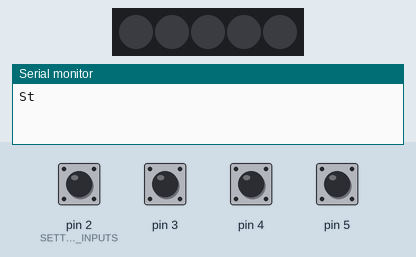
Simulated run of this sketch. Board: Arduino Uno, built with avr-gcc and run on an emulated ATmega328P. On the bench: 5 RGB LEDs in strip order, left to right, the last lines printed to the serial monitor. Inputs (shaded band) come from the test bench; at power-on: pin 2 (SETTING_UP_INPUTS), pin 3–5 HIGH. The local clock reads 2024-03-15 10:24:30 at power-on unless the sketch sets it; random numbers use the default seed unless the sketch sets one.

Above: at 1.2 s.
1.3 s: pin 2 (SETTING_UP_INPUTS) pulled LOW for 0.15 s
At 2.2 s:
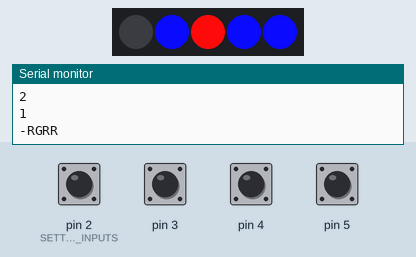
2.9 s: pin 2 (SETTING_UP_INPUTS) pulled LOW for 1 s
At 4.7 s:
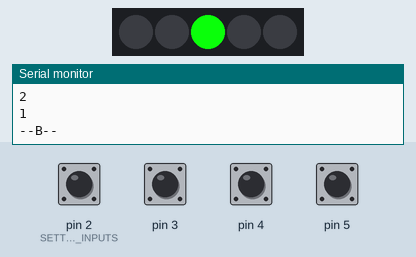
5.4 s: pin 2 (SETTING_UP_INPUTS) pulled LOW for 0.15 s
At 6.5 s:
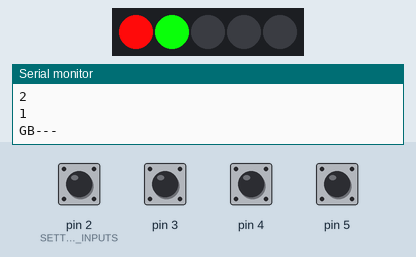
7.0 s: pin 2 (SETTING_UP_INPUTS) pulled LOW for 0.15 s
At 7.7 s:
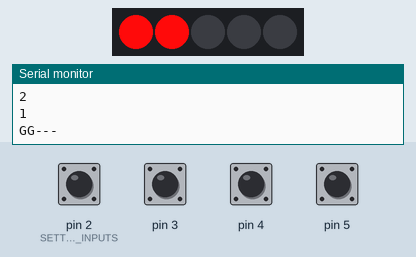
8.6 s: pin 2 (SETTING_UP_INPUTS) pulled LOW for 1 s
At 10.2 s:
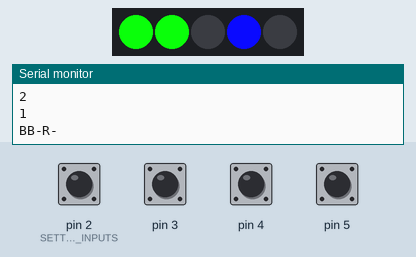
11.1 s: pin 2 (SETTING_UP_INPUTS) pulsed LOW 5 times (0.12 s each, 0.3 s apart)
At 11.97 s:
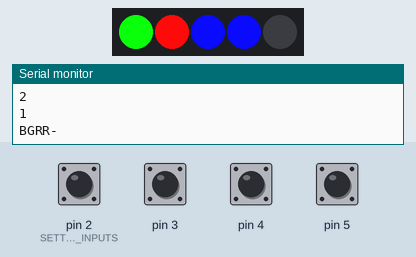
Timing chart, 0 to 14.1 s (numbered marks = the images above; inputs shaded):
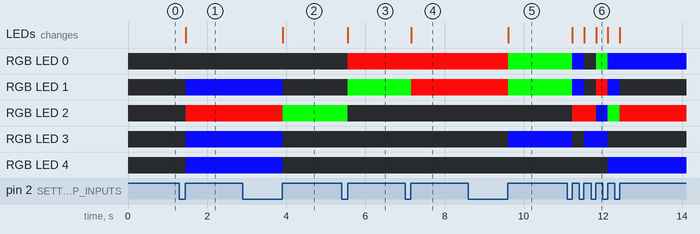

Measured:
- after the input at 1.3 s, RGB LED 1, RGB LED 3, RGB LED 4: off → RGB(10, 10, 255) after 0.16 s; RGB LED 2: off → RGB(255, 10, 10) after 0.16 s; the LEDs: change after 0.16 s (image 1)
- after the input at 2.9 s, RGB LED 1, RGB LED 3, RGB LED 4: RGB(10, 10, 255) → off after 1.0 s; RGB LED 2: RGB(255, 10, 10) → RGB(10, 255, 10) after 1.0 s; the LEDs: change after 1.0 s (image 2)
- after the input at 5.4 s, RGB LED 0: off → RGB(255, 10, 10) after 0.16 s; RGB LED 1: off → RGB(10, 255, 10) after 0.16 s; RGB LED 2: RGB(10, 255, 10) → off after 0.16 s; the LEDs: change after 0.16 s (image 3)
- after the input at 7.0 s, RGB LED 1: RGB(10, 255, 10) → RGB(255, 10, 10) after 0.16 s; the LEDs: change after 0.16 s (image 4)
- after the input at 8.6 s, RGB LED 0, RGB LED 1: RGB(255, 10, 10) → RGB(10, 255, 10) after 1.0 s; RGB LED 3: off → RGB(10, 10, 255) after 1.0 s; the LEDs: change after 1.0 s (image 5)
- after the input at 11.1 s, RGB LED 0: RGB(10, 255, 10) → RGB(10, 10, 255) after 0.13 s, → off 0.30 s later, → RGB(10, 255, 10) 0.30 s later, → RGB(10, 10, 255) 0.30 s later; RGB LED 1: RGB(10, 255, 10) → RGB(10, 10, 255) after 0.13 s, → off 0.30 s later, → RGB(255, 10, 10) 0.30 s later, → RGB(10, 10, 255) 0.30 s later, … (5 changes in this stretch)

The sketch:

FIBONACCI_CLOCK_.ino
```cpp
#include <Wire.h>
#include "RTClib.h"
#include <Adafruit_NeoPixel.h>

#define PIN 6
Adafruit_NeoPixel pixels = Adafruit_NeoPixel(5, PIN, NEO_GRB + NEO_KHZ800);

RTC_DS1307 rtc;

////////////////////////////////////////////////////////////////////////////////////////////////////////////

unsigned long lastTime ;                           // MAIN CLOCK WORKS

int lastButtonState2 ;                             // HOURS UPDATE BUTTON
int buttonState2 ;

int lastButtonState3 ;                             // MINUTES UPDATE BUTTON
int buttonState3 ;

int lastButtonState4 ;                             // ACTIVATION UPDATE BUTTON
int buttonState4 ;
int reading ;
int activationState ;
unsigned long lastDebounceTime ;

int lastButtonState5 ;                             // PALLETE UPDATE BUTTON
int buttonState5 ;
int palleteChoice ;

//////////////////////////////////////PALLETE/CHOICES/////////////////////////////////////////////////////////

uint32_t colors[10][3] =
{
  {
    // #1 RGB
    pixels.Color(255, 10, 10), // hours
    pixels.Color(10, 255, 10), // minutes
    pixels.Color(10, 10, 255) // both;
  },
  {
    // #2 Mondrian
    pixels.Color(255, 10, 10), // hours
    pixels.Color(248, 222, 0), // minutes
    pixels.Color(10, 10, 255) // both;
  },
  {
    // #3 Basbrun
    pixels.Color(80, 40, 0), // hours
    pixels.Color(20, 200, 20), // minutes
    pixels.Color(255, 100, 10) // both;
  },
  {
    // #4 80's
    pixels.Color(245, 100, 201), // hours
    pixels.Color(114, 247, 54), // minutes
    pixels.Color(113, 235, 219) // both;
  }
  ,
  {
    // #5 Pastel
    pixels.Color(255, 123, 123), // hours
    pixels.Color(143, 255, 112), // minutes
    pixels.Color(120, 120, 255) // both;
  }
  ,
  {
    // #6 Modern
    pixels.Color(212, 49, 45), // hours
    pixels.Color(145, 210, 49), // minutes
    pixels.Color(141, 95, 224) // both;
  }
  ,
  {
    // #7 Cold
    pixels.Color(209, 62, 200), // hours
    pixels.Color(69, 232, 224), // minutes
    pixels.Color(80, 70, 202) // both;
  }
  ,
  {
    // #8 Warm
    pixels.Color(237, 20, 20), // hours
    pixels.Color(246, 243, 54), // minutes
    pixels.Color(255, 126, 21) // both;
  }
  ,
  {
    //#9 Earth
    pixels.Color(70, 35, 0), // hours
    pixels.Color(70, 122, 10), // minutes
    pixels.Color(200, 182, 0) // both;
  }
  ,
  {
    // #10 Dark
    pixels.Color(211, 34, 34), // hours
    pixels.Color(80, 151, 78), // minutes
    pixels.Color(16, 24, 149) // both;
  }
};

//////////////////////////////////////BASIC/SETUP////////////////////////////////////////////////////////////

void setup() {

  pinMode(2, INPUT);                                // SETTING UP INPUTS
  pinMode(3, INPUT);
  pinMode(4, INPUT);
  pinMode(5, INPUT);

  Serial.begin(57600);                              // SERIAL FOR DEBUGGING
  Serial.println("Starting");

  Serial.begin(57600);

  if (! rtc.begin()) {
    Serial.println("Couldn't find RTC");
    while (1);
  }

  pixels.begin();
  pixels.show();                                    // INITIALIZING ALL PIXELS TO 'OFF'

  rtc.adjust(DateTime(F(__DATE__), F(__TIME__)));   // UPDATES TIME ACCORDING TO COMPUTERS TIME

 }

////////////////////////////////////////MAIN/CLOCK/WORKS///////////////////////////////////////////////////////////////
String Set(int digit, int type) {

  String ret ;

  if (digit == 1) {
    switch (random(1, 3)) {
      case 1 :
        ret =  "B----" ;
        break ;
      case 2:
        ret = "-B---" ;
        break ;
    }
  }

  if (digit == 2) {
    switch (random(1, 3)) {
      case 1 :
        ret =  "BB---" ;
        break ;
      case 2:
        ret = "--B--" ;
        break ;
    }
  }

  if (digit == 3) {
    switch (random(1, 4)) {
      case 1 :
        ret =  "B-B--" ;
        break ;
      case 2:
        ret = "-BB--" ;
        break ;
      case 3:
        ret = "---B-" ;
        break ;
    }
  }

  if (digit == 4) {
    switch (random(1, 4)) {
      case 1 :
        ret =  "BBB--" ;
        break ;
      case 2:
        ret = "B--B-" ;
        break ;
      case 3:
        ret = "-B-B-" ;
        break ;
    }
  }

  if (digit == 5) {
    switch (random(1, 4)) {
      case 1 :
        ret =  "--BB-" ;
        break ;
      case 2:
        ret = "----B" ;
        break ;
      case 3:
        ret = "BB-B-" ;
        break ;
    }
  }

  if (digit == 6) {
    switch (random(1, 5)) {
      case 1 :
        ret =  "B---B" ;
        break ;
      case 2:
        ret = "-B--B" ;
        break ;
      case 3:
        ret = "B-BB-" ;
        break ;
      case 4:
        ret = "-BBB-" ;
        break ;
    }
  }

  if (digit == 7) {
    switch (random(1, 4)) {
      case 1 :
        ret =  "--B-B" ;
        break ;
      case 2:
        ret = "BB--B" ;
        break ;
      case 3:
        ret = "BBBB-" ;
        break ;
    }
  }

  if (digit == 8) {
    switch (random(1, 4)) {
      case 1 :
        ret =  "---BB" ;
        break ;
      case 2:
        ret = "B-B-B" ;
        break ;
      case 3:
        ret = "-BB-B" ;
        break ;
    }
  }

  if (digit == 9) {
    switch (random(1, 4)) {
      case 1 :
        ret =  "B--BB" ;
        break ;
      case 2:
        ret = "-B-BB" ;
        break ;
      case 3:
        ret = "BBB-B" ;
        break ;
    }
  }

  if (digit == 10) {
    switch (random(1, 3)) {
      case 1 :
        ret =  "--BBB" ;
        break ;
      case 2:
        ret = "BB-BB" ;
        break ;
    }
  }

  if (digit == 11) {
    switch (random(1, 3)) {
      case 1 :
        ret =  "B-BBB" ;
        break ;
      case 2:
        ret = "-BBBB" ;
        break ;
    }
  }

  if (digit == 12) {
    ret =  "BBBBB" ;
  }

  if ( type == 1 ) {
    return ret ;
  } else {
    ret.replace('B', 'R');
    return ret ;
  }
}


String Merge(String  M , String H ) {
  String mer = M ;
  for ( int i  = 0 ; i < 5 ; i++ ) {
    if (( M.charAt(i) == 'B' ) && (H.charAt(i) == 'R'))  {       // IF BOTH RED AND BLUE ARE ON
      mer.setCharAt(i, 'G') ;
    } else {
      if (( M.charAt(i) == '-' ) && (H.charAt(i) == 'R'))  {
        mer.setCharAt(i, 'R')    ;
      }
    }
  }
  return mer ;
}


void colourPut(String conv , int p  ) {
  for ( int j  = 0 ; j < 5 ; j++ ) {
    if ( conv.charAt(j) == 'B' ) {
      pixels.setPixelColor(j, colors[p][1]);
    } else if ( conv.charAt(j) == 'R' ) {
      pixels.setPixelColor(j, colors[p][2]);
    } else if ( conv.charAt(j) == 'G' ) {
      pixels.setPixelColor(j, colors[p][3]);
    } else if ( conv.charAt(j) == '-' ) {
      pixels.setPixelColor(j, pixels.Color(0, 0, 0));
    }
    pixels.show();
  }
}


int RoundingOff (int dig ) {                                     // ROUNDS OFF MINUTES TO 0s AND 5s
                                                                 // ACCURACY IS 5 MINUTES
  int  tens = dig / 10 ;
  int ones = dig - (tens * 10) ;

  if ( ones < 5 ) {
    ones = 0 ;
  } else  {
    ones = 5   ;
  }

  dig = (tens * 10) + ones ;
  dig /= 5 ;                                                     // MULTIPLY BY 5 TO GET MINUTES
  return dig ;
}


void loop() {

  //////////////////////////////////////PALLETE/UPDATE/BUTTON///////////////////////////////////////////////////////

  buttonState5 = digitalRead(5);

  if (buttonState5 != lastButtonState5) {
    if (buttonState5 == HIGH && activationState == HIGH ) {      // ONLY WHEN UPDATE BUTTON IS ACTIVE
      palleteChoice++ ;
    }
  }

  if( palleteChoice >= 10 ) palleteChoice = 0 ;                  // ONLY TEN PALLETES ARE AVAILABLE

  //////////////////////////////////////ACTIVATION/UPDATE/BUTTON///////////////////////////////////////////////////////

  reading = digitalRead(4);
  if (reading != lastButtonState4) {
    lastDebounceTime = millis();
  }

  if ((millis() - lastDebounceTime) > 50) {                      // DOUNCE DELAY IS 50
    if (reading != buttonState4) {
      buttonState4 = reading;

      if (buttonState4 == HIGH) {
        activationState = !activationState;
      }
    }
  }

  //////////////////////////////////////HOURS/UPDATE/BUTTON///////////////////////////////////////////////////////

  buttonState2 = digitalRead(2);

  if (buttonState2 != lastButtonState2) {
    if (buttonState2 == HIGH && activationState == HIGH ) {      // ONLY WHEN UPDATE BUTTON IS ACTIVE
      DateTime newTime = DateTime(rtc.now().unixtime() + 3600);
      rtc.adjust( newTime );

      goto q ;                                                   // UPDATES TIMES AGAIN
    }
  }

  //////////////////////////////////////MINUTES/UPDATE/BUTTON//////////////////////////////////////////////////////

  buttonState3 = digitalRead(3);

  if (buttonState3 != lastButtonState3) {
    if (buttonState3 == HIGH && activationState == HIGH) {       // ONLY WHEN UPDATE BUTTON IS ACTIVE
      DateTime fixTime = rtc.now();
      DateTime newTime = DateTime(
       fixTime.year(),
       fixTime.month(),
       fixTime.day(),
       fixTime.hour(),
       ((fixTime.minute() - fixTime.minute() % 5) + 5) % 60, 0);
      rtc.adjust( newTime );

      goto q ;                                                   // UPDATES TIMES AGAIN
    }

  }

  ///////////////////////////////////////MAIN/CLOCK/CONTROL////////////////////////////////////////////////////

  if ((millis() - lastTime) > 300000) {

    q :

    DateTime now = rtc.now();
    int h = now.hour() ;
    int m = RoundingOff(now.minute());

    if ( h > 12 ) {
      h -= 12 ;
    }

    Serial.println(h) ;
    Serial.println(m) ;
    Serial.println(activationState);                             // EDIT BUTTON TOGGLE

    String mi = Set(m , 1 ) ;
    String ho = Set(h , 2 ) ;

    String colour = Merge(mi, ho) ;
    colourPut(colour, palleteChoice ) ;
    Serial.println(colour) ;

    lastTime = millis() ;
  }

  /////////////////////////////////////////////////////////////////////////////////////////////////////////////////////////////

  lastButtonState2 = buttonState2;                               // RESETTING BUTTON STATES
  lastButtonState3 = buttonState3;
  lastButtonState4 = reading;
  lastButtonState5 = buttonState5;

}
```
